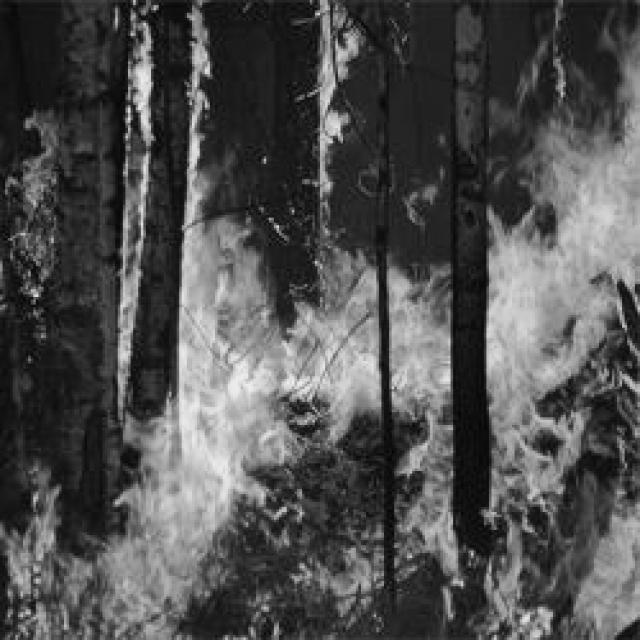
#> input picture resultados_procesamiento_MuchoFuego/01_EscalaGris/MF12.jpg, 640 x 640 px; its folder holds only this picture in this run
$ python segundo_parcial.py   (older library calls are emulated)
#> lines starting #> are read from the running program, lines starting #| are printed output that depends on the picture
### src/funciones_Parcial2.py
import numpy as np
from skimage import io, util
import math
import cv2
from PIL import Image
import matplotlib.pyplot as plt

# [155 lines left out: functions clahe, filtrado, not called in this run]

### -- HISTOGRAMA -- ###
def ecualizacion_histograma(image):

    # 1) Histograma nk
    nk = np.bincount(image.flatten(), minlength=256)

    # 2) Total de pixeles
    total = image.size

    # 3) Probabilidad pk
    pk = nk / total

    # 4) Suma acumulada (CDF)
    cdf = np.zeros(256)
    acumulada = 0
    for i in range(256):
        acumulada = acumulada + pk[i]
        cdf[i] = acumulada

    # 5) Transformación T
    T = np.zeros(256, dtype=np.uint8)
    for i in range(256):
        T[i] = np.uint8(round(255 * cdf[i]))

    # 6) Aplicar transformación pixel por pixel
    H, W = image.shape
    salida = np.zeros((H, W), dtype=np.uint8)

    for i in range(H):
        for j in range(W):
            g = image[i, j]
            salida[i, j] = T[g]

    return salida

### -- HIGHBOOST -- ###

def highboost(image, k=1.5, ksize=5):

    # 1) Convertir a float
    f = image.astype(np.float32)

    # 2) Suavizado promedio (box)
    kernel = np.ones((ksize, ksize), dtype=np.float32) / (ksize * ksize)
    f_bar = cv2.filter2D(f, -1, kernel)

    # 3) Máscara
    mask = f - f_bar

    # 4) Highboost
    g = f + k * mask

    # 5) Recorte a rango válido
    g = np.clip(g, 0, 255)
    g = g.astype(np.uint8)

    return g

#--------------------------------------------#
#---------- GRADIENTE-LAPLACIANO ------------#
#--------------------------------------------#

def gradiente_laplaciano(imagen_gris, gamma=0.8):
    """
    Aplica Laplaciano y gradiente suavizado.

    Parámetros:
    imagen_gris (numpy.ndarray): Imagen de entrada en 2D (escala de grises).
    gamma (float): Valor para la corrección gamma.

    Retorna:
    tupla: (imagen_original, laplaciano, gradiente_suavizado, imagen_final)
    """
    img = imagen_gris.astype(np.float64)

    # 2. Imagen con Laplaciano
    # Usamos máscara: [0 1 0; 1 -4 1; 0 1 0]
    kernel_lap = np.array([[0, 1, 0],
                           [1, -4, 1],
                           [0, 1, 0]], dtype=np.float64)

    # filter2D aplica la convolución
    lap = cv2.filter2D(img, cv2.CV_64F, kernel_lap)
    c = -1
    R = img + (c * lap)

    # 3. Magnitud del Gradiente (Operador Sobel de 3x3)
    gx = cv2.Sobel(img, cv2.CV_64F, 1, 0, ksize=3)
    gy = cv2.Sobel(img, cv2.CV_64F, 0, 1, ksize=3)
    mag_grad = np.sqrt(gx**2 + gy**2)

    # 4. Suavizar la magnitud del gradiente (Filtro de media 5x5)
    mag_suave = cv2.blur(mag_grad, (5, 5))

    # 5. Multiplicar imagen realzada por magnitud suavizada (Máscara)
    max_val = np.max(mag_suave)
    mag_norm = mag_suave / max_val if max_val > 0 else mag_suave
    Mask = R * mag_norm

    # 6. Sumar la máscara a la imagen original
    g = img + Mask

    # 7. Aplicar corrección Gamma
    min_g = np.min(g)
    max_g = np.max(g)
    g_norm = (g - min_g) / (max_g - min_g) if (max_g - min_g) > 0 else g

    g_final = g_norm ** gamma

    return img, lap, mag_norm, g_final

#--------------------------------------------#
#------ FILTRO DE MEDIANA ADAPTATIVO --------#
#--------------------------------------------#

def filtro_mediana(img, S_max):
    """
    Aplica el Filtro de Mediana Adaptativo a una imagen.

    Parámetros:
    img (numpy.ndarray): Imagen de entrada en 2D (escala de grises).
    S_max (int): Tamaño máximo permitido para la vecindad S_xy (debe ser impar).

    Retorna:
    numpy.ndarray: Imagen filtrada.
    """
    if S_max % 2 == 0:
        raise ValueError("El tamaño máximo de ventana S_max debe ser un número impar.")

    # Asegurar que la imagen sea de tipo entero para evitar problemas en comparaciones
    img = img.astype(np.float32)
    filas, columnas = img.shape

    # Crear la imagen de salida
    salida = np.copy(img)

    # El tamaño inicial de la ventana es 3x3
    S_inicial = 3

    # Calculamos el padding máximo necesario
    pad_max = S_max // 2

    # Añadimos padding (reflejando los bordes)
    img_pad = np.pad(img, pad_max, mode='reflect')

    # Iteramos sobre cada píxel de la imagen original
    for i in range(filas):
        for j in range(columnas):
            # Coordenadas en la imagen con padding
            i_pad = i + pad_max
            j_pad = j + pad_max

            # Tamaño de ventana actual
            S_xy = S_inicial

            while S_xy <= S_max:
                pad_actual = S_xy // 2

                # Extraer la vecindad actual (S_xy)
                ventana = img_pad[i_pad - pad_actual : i_pad + pad_actual + 1,
                                  j_pad - pad_actual : j_pad + pad_actual + 1]

                # Nivel A
                z_min = np.min(ventana)
                z_max = np.max(ventana)
                z_med = np.median(ventana)
                z_xy = img_pad[i_pad, j_pad]

                # Si el valor mediano NO es un impulso (sal o pimienta)
                if z_min < z_med < z_max:
                    # Nivel B
                    # Si el píxel central NO es un impulso, lo conservamos
                    if z_min < z_xy < z_max:
                        salida[i, j] = z_xy
                    # Si el píxel central ES un impulso, lo cambiamos por la mediana
                    else:
                        salida[i, j] = z_med
                    break # Salimos del bucle while y pasamos al siguiente píxel

                else:
                    # El valor mediano ES un impulso, aumentamos el tamaño de la ventana
                    S_xy += 2

                    if S_xy > S_max:
                        # Si alcanzamos el tamaño máximo y la mediana sigue siendo impulso,
                        # entregamos la mediana de la ventana máxima de todas formas.
                        salida[i, j] = z_med
                        break

    return np.clip(salida, 0, 255).astype(np.uint8)

#--------------------------------------------#
#---------------- CLAHE OPT------------------#
#--------------------------------------------#
def claheOpt(image):
    height, width = image.shape
    tam1 = height // 2
    tam2 = width // 2

    PARTE1 = image[0:tam1, 0:tam2]
    PARTE2 = image[tam1:height, 0:tam2]
    PARTE3 = image[0:tam1, tam2:width]
    PARTE4 = image[tam1:height, tam2:width]

    cliplimit = 80

    EP1 = ecualizacion_histograma(PARTE1)
    EP2 = ecualizacion_histograma(PARTE2)
    EP3 = ecualizacion_histograma(PARTE3)
    EP4 = ecualizacion_histograma(PARTE4)

    freq = np.bincount(EP1.flatten(), minlength=256)
    freq2 = np.bincount(EP2.flatten(), minlength=256)
    freq3 = np.bincount(EP3.flatten(), minlength=256)
    freq4 = np.bincount(EP4.flatten(), minlength=256)

    # Vectorización del recorte
    recorte1 = np.where(freq > cliplimit, cliplimit, freq)
    sum1 = np.sum(freq - recorte1)

    recorte2 = np.where(freq2 > cliplimit, cliplimit, freq2)
    sum2 = np.sum(freq2 - recorte2)

    recorte3 = np.where(freq3 > cliplimit, cliplimit, freq3)
    sum3 = np.sum(freq3 - recorte3)

    recorte4 = np.where(freq4 > cliplimit, cliplimit, freq4)
    sum4 = np.sum(freq4 - recorte4)

    # Redistribución
    recorte1 += int(sum1 // 256)
    recorte2 += int(sum2 // 256)
    recorte3 += int(sum3 // 256)
    recorte4 += int(sum4 // 256)

    for i in range(int(sum1 % 256)): recorte1[i] += 1
    for i in range(int(sum2 % 256)): recorte2[i] += 1
    for i in range(int(sum3 % 256)): recorte3[i] += 1
    for i in range(int(sum4 % 256)): recorte4[i] += 1

    # Transformaciones acumuladas vectorizadas
    area = tam1 * tam2
    T1 = np.cumsum(recorte1) / area * 255
    T2 = np.cumsum(recorte2) / area * 255
    T3 = np.cumsum(recorte3) / area * 255
    T4 = np.cumsum(recorte4) / area * 255

    # --- VECTORIZACIÓN DE LA INTERPOLACIÓN BILINEAL ---
    # Creamos mallas de coordenadas para evitar el doble for
    dy = np.linspace(0, 1, height).reshape(height, 1)
    dx = np.linspace(0, 1, width).reshape(1, width)

    w1 = (1 - dx) * (1 - dy)
    w2 = dx * (1 - dy)
    w3 = (1 - dx) * dy
    w4 = dx * dy

    # Mapeo directo usando advanced indexing de NumPy
    val1 = T1[image]
    val2 = T2[image]
    val3 = T3[image]
    val4 = T4[image]

    IMG = w1 * val1 + w2 * val3 + w3 * val2 + w4 * val4

    return np.uint8(IMG)


#--------------------------------------------#
#--------FILTRO ADAPTATIVO LOCAL OPT---------#
#--------------------------------------------#

def filtradoOpt(imagen):
    # random_noise devuelve flotantes entre 0.0 y 1.0
    J_flotante = util.random_noise(imagen, mode='s&p', amount=0.05)
    J = (J_flotante * 255).astype(np.float64)

    var_total = np.var(J)
    if var_total == 0: return J

    # --- VECTORIZACIÓN DEL CÁLCULO DE VARIANZA LOCAL ---
    # Usamos la propiedad matemática: Varianza = E[X^2] - (E[X])^2
    S = 3 # Tamaño de la ventana (3x3 como en tu for original)

    # Media local E[X]
    media_local = cv2.blur(J, (S, S))
    # Media de los cuadrados E[X^2]
    media_cuadrados = cv2.blur(J**2, (S, S))

    # Varianza local
    var_local = media_cuadrados - (media_local**2)
    # Evitar divisiones por cero o varianzas negativas por redondeo
    var_local = np.maximum(var_local, 1e-6)

    # Proporción de varianzas
    ratio = var_total / var_local
    # En el filtro adaptativo local, la relación no debe ser mayor a 1
    ratio = np.clip(ratio, 0, 1)

    # Aplicamos la fórmula a toda la matriz de golpe
    ImgR = J - ratio * (J - media_local)

    return ImgR

### src/segundo_parcial.py
import numpy as np
import cv2
import os
import glob
import funciones_Parcial2 as fun

input_folder = 'resultados_procesamiento_MuchoFuego/01_EscalaGris'
output_folder = 'resultados_MuchoFuego_Parcial2'

carpetas = {
    'clahe': '01_clahe',
    'filtro': '02_filtro_adap_loc',
    'histeq': '03_ecualizacion_histograma',
    'highboost': '04_highboost',
    'gradienteLaplaciano':'05_gradienteLaplaciano',
    'filtroMediana': '06_filtroMediana'
}

# Crear carpetas
if not os.path.exists(output_folder): os.makedirs(output_folder)
for k, nombre in carpetas.items():
    path = os.path.join(output_folder, nombre)
    if not os.path.exists(path): os.makedirs(path)

# Obtener imágenes
tipos = ('*.jpg', '*.png', '*.jpeg')
lista_imagenes = []
for ext in tipos:
    lista_imagenes.extend(glob.glob(os.path.join(input_folder, ext)))

if not lista_imagenes:
    print(f"Error: No se encontraron imágenes en '{input_folder}'")
    exit()

print(f"Procesando {len(lista_imagenes)} imágenes...")

for img_path in lista_imagenes:
    filename = os.path.basename(img_path)

    #Cargar imagen original
    img = cv2.imread(img_path, cv2.IMREAD_GRAYSCALE)
#> img is the input picture: shape (640, 640); min 0, max 242, mean 79.9
    if img is None:
        print(f"No se pudo leer: {filename}")
        continue

    # 1. CLAHE
    img_clahe = fun.claheOpt(img)
#> in claheOpt, `PARTE4 = image[tam1:height, tam2:width]`:
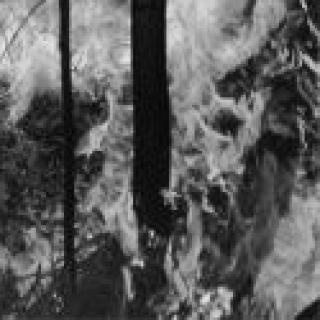
#> PARTE4: shape (320, 320); min 1, max 234, mean 90.7
#> in ecualizacion_histograma, `nk = np.bincount(image.flatten(), minlength=256)`: nk = 256 values, max 3224 at index 22, min 0 at index 238, mean 400
#> in ecualizacion_histograma, `pk = nk / total`: pk = 256 values, max 0.0315 at index 22, min 0 at index 238, mean 0.00391
#> the loop in ecualizacion_histograma, `for i in range(256):` made 256 passes
#> acumulada on passes 1 to 3: 1.95e-05, 3.91e-05, 6.84e-05
#> after the loop in ecualizacion_histograma, `for i in range(256):`: acumulada = 1; cdf = 256 values from 1.95e-05 to 1
#> after the loop in ecualizacion_histograma, `for i in range(256):`: T = 256 values from 0 to 255
#> the loop in ecualizacion_histograma (call 2), `for i in range(256):` made 256 passes
#> acumulada on passes 1 to 3: 0, 0, 0
#> in ecualizacion_histograma (call 3), `nk = np.bincount(image.flatten(), minlength=256)`: nk = 256 values, max 4312 at index 34, min 0 at index 1, mean 400
#> in ecualizacion_histograma (call 3), `pk = nk / total`: pk = 256 values, max 0.0421 at index 34, min 0 at index 1, mean 0.00391
#> the loop in ecualizacion_histograma (call 3), `for i in range(256):` made 256 passes
#> acumulada on passes 1 to 3: 1.95e-05, 1.95e-05, 2.93e-05
#> after the loop in ecualizacion_histograma (call 3), `for i in range(256):`: acumulada = 1; cdf = 256 values from 1.95e-05 to 1
#> after the loop in ecualizacion_histograma (call 3), `for i in range(H):`:
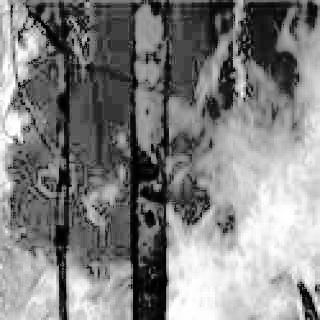
#> salida: shape (320, 320); min 0, max 255, mean 129.1
#> in ecualizacion_histograma (call 4), `nk = np.bincount(image.flatten(), minlength=256)`: nk = 256 values, max 1032 at index 37, min 0 at index 0, mean 400
#> in ecualizacion_histograma (call 4), `pk = nk / total`: pk = 256 values, max 0.0101 at index 37, min 0 at index 0, mean 0.00391
#> the loop in ecualizacion_histograma (call 4), `for i in range(256):` made 256 passes
#> acumulada on passes 1 to 3: 0, 9.77e-06, 3.91e-05
#> after the loop in ecualizacion_histograma (call 4), `for i in range(256):`: acumulada = 1; cdf = 256 values from 0 to 1
#> after the loop in ecualizacion_histograma (call 4), `for i in range(H):`:
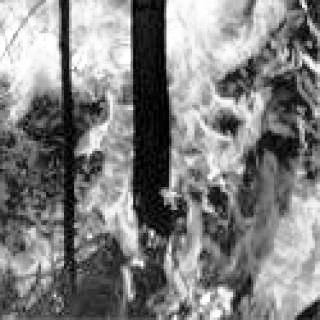
#> salida: shape (320, 320); min 0, max 255, mean 128.3
#> in claheOpt, `freq = np.bincount(EP1.flatten(), minlength=256)`: freq = 256 values, max 3224 at index 42, min 0 at index 5, mean 400
#> in claheOpt, `freq2 = np.bincount(EP2.flatten(), minlength=256)`: freq2 = 256 values, max 1625 at index 26, min 0 at index 4, mean 400
#> in claheOpt, `freq3 = np.bincount(EP3.flatten(), minlength=256)`: freq3 = 256 values, max 4312 at index 64, min 0 at index 4, mean 400
#> in claheOpt, `freq4 = np.bincount(EP4.flatten(), minlength=256)`: freq4 = 256 values, max 1032 at index 56, min 0 at index 3, mean 400
#> in claheOpt, `recorte1 = np.where(freq > cliplimit, cliplimit, freq)`: recorte1 = 256 values, max 80 at index 0, min 0 at index 5, mean 37.19
#> in claheOpt, `sum1 = np.sum(freq - recorte1)`: sum1 = 92880
#> in claheOpt, `recorte2 = np.where(freq2 > cliplimit, cliplimit, freq2)`: recorte2 = 256 values, max 80 at index 0, min 0 at index 4, mean 58.75
#> in claheOpt, `sum2 = np.sum(freq2 - recorte2)`: sum2 = 87360
#> in claheOpt, `recorte3 = np.where(freq3 > cliplimit, cliplimit, freq3)`: recorte3 = 256 values, max 80 at index 0, min 0 at index 4, mean 48.44
#> in claheOpt, `sum3 = np.sum(freq3 - recorte3)`: sum3 = 90000
#> in claheOpt, `recorte4 = np.where(freq4 > cliplimit, cliplimit, freq4)`: recorte4 = 256 values, max 80 at index 0, min 0 at index 3, mean 57.5
#> in claheOpt, `sum4 = np.sum(freq4 - recorte4)`: sum4 = 87680
#> in claheOpt, `recorte1 += int(sum1 // 256)`: recorte1 = 256 values, max 442 at index 0, min 362 at index 5, mean 399.2
#> in claheOpt, `recorte2 += int(sum2 // 256)`: recorte2 = 256 values, max 421 at index 0, min 341 at index 4, mean 399.8
#> in claheOpt, `recorte3 += int(sum3 // 256)`: recorte3 = 256 values, max 431 at index 0, min 351 at index 4, mean 399.4
#> in claheOpt, `recorte4 += int(sum4 // 256)`: recorte4 = 256 values, max 422 at index 0, min 342 at index 3, mean 399.5
#> after the loop in claheOpt, `for i in range(int(sum1 % 256)): recorte1[i] += 1`: recorte1 = 256 values, max 443 at index 0, min 363 at index 5, mean 400
#> after the loop in claheOpt, `for i in range(int(sum2 % 256)): recorte2[i] += 1`: recorte2 = 256 values, max 422 at index 0, min 341 at index 64, mean 400
#> after the loop in claheOpt, `for i in range(int(sum3 % 256)): recorte3[i] += 1`: recorte3 = 256 values, max 432 at index 0, min 351 at index 149, mean 400
#> after the loop in claheOpt, `for i in range(int(sum4 % 256)): recorte4[i] += 1`: recorte4 = 256 values, max 423 at index 0, min 342 at index 129, mean 400
#> in claheOpt, `T1 = np.cumsum(recorte1) / area * 255`: T1 = 256 values from 1.1 to 255
#> in claheOpt, `T2 = np.cumsum(recorte2) / area * 255`: T2 = 256 values from 1.05 to 255
#> in claheOpt, `T3 = np.cumsum(recorte3) / area * 255`: T3 = 256 values from 1.08 to 255
#> in claheOpt, `T4 = np.cumsum(recorte4) / area * 255`: T4 = 256 values from 1.05 to 255
    cv2.imwrite(os.path.join(output_folder, carpetas['clahe'], filename), img_clahe)

    # 2. Filtro adaptativo local
    img_filtrada = fun.filtradoOpt(img)
#> in filtradoOpt, `var_total = np.var(J)`: var_total = 4049.4
#> in filtradoOpt, `ratio = np.clip(ratio, 0, 1)`:
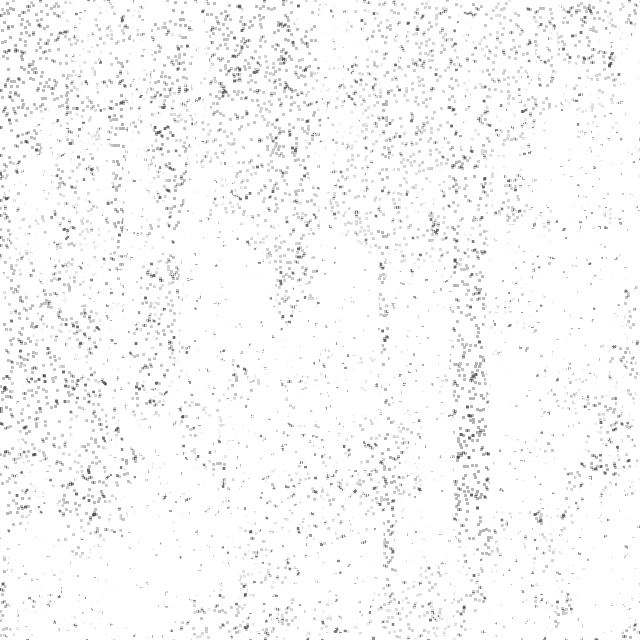
#> ratio: shape (640, 640) float64; min 0.289, max 1, mean 0.975
    img_filtrada = np.clip(img_filtrada, 0, 255).astype(np.uint8)
    cv2.imwrite(os.path.join(output_folder, carpetas['filtro'], filename), img_filtrada)

    # 3. Ecualizacion de histograma
    img_histeq = fun.ecualizacion_histograma(img)
#> in ecualizacion_histograma (call 5), `nk = np.bincount(image.flatten(), minlength=256)`: nk = 256 values, max 8269 at index 34, min 0 at index 243, mean 1600
#> in ecualizacion_histograma (call 5), `pk = nk / total`: pk = 256 values, max 0.0202 at index 34, min 0 at index 243, mean 0.00391
#> the loop in ecualizacion_histograma (call 5), `for i in range(256):` made 256 passes
#> acumulada on passes 1 to 3: 9.77e-06, 1.71e-05, 3.42e-05
#> after the loop in ecualizacion_histograma (call 5), `for i in range(256):`: acumulada = 1; cdf = 256 values from 9.77e-06 to 1
#> after the loop in ecualizacion_histograma (call 5), `for i in range(H):`:
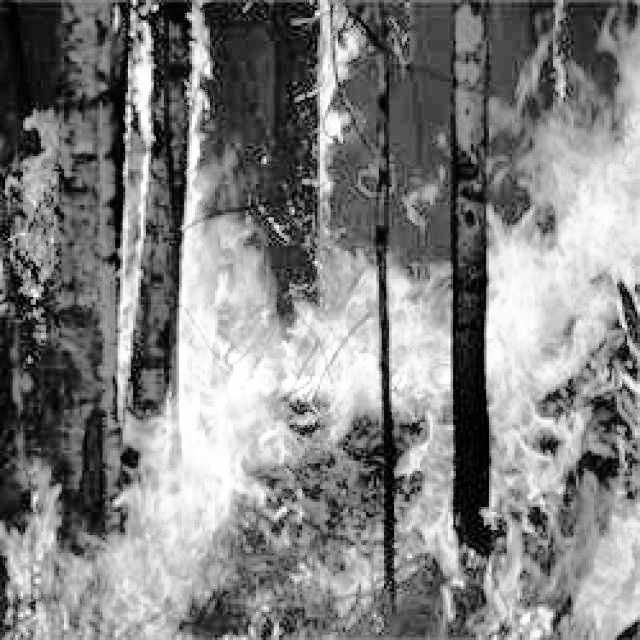
#> salida: shape (640, 640); min 0, max 255, mean 128.5
    cv2.imwrite(os.path.join(output_folder, carpetas['histeq'], filename), img_histeq)

    # 4. Highboost
    img_hb = fun.highboost(img, k=1.8, ksize=5)
    cv2.imwrite(os.path.join(output_folder, carpetas['highboost'], filename), img_hb)

    # 5. Gradiente Laplaciano
    # La función retorna 4 valores, tomamos el último (g_final).
    # Como g_final está normalizado entre 0 y 1, lo multiplicamos por 255 para guardarlo.
    _, _, _, g_final = fun.gradiente_laplaciano(img, gamma=0.8)
#> in gradiente_laplaciano, `mag_suave = cv2.blur(mag_grad, (5, 5))`:
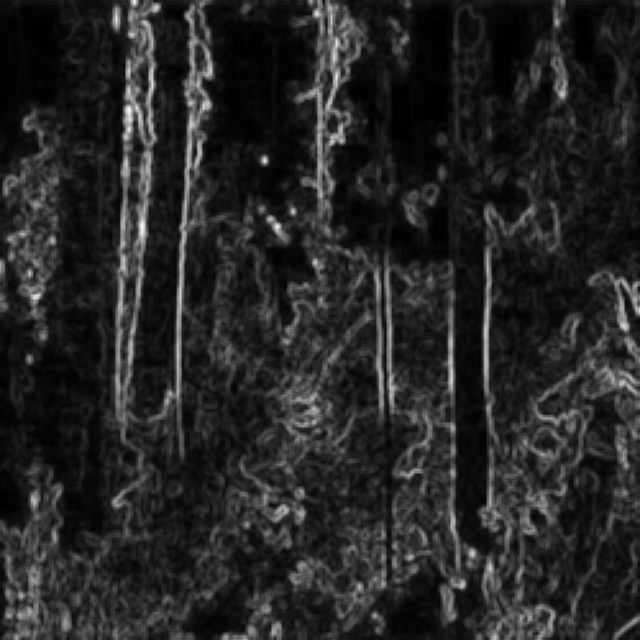
#> mag_suave: shape (640, 640) float64; min -4.4e-14, max 382.5, mean 57.1; drawn with min black and max white
#> in gradiente_laplaciano, `max_val = np.max(mag_suave)`: max_val = 382.5
#> in gradiente_laplaciano, `min_g = np.min(g)`: min_g = -86
#> in gradiente_laplaciano, `max_g = np.max(g)`: max_g = 590.8
    g_final_uint8 = (g_final * 255).astype(np.uint8)
    cv2.imwrite(os.path.join(output_folder, carpetas['gradienteLaplaciano'], filename), g_final_uint8)

    # 6. Filtro de Mediana Adaptativo
    # S_max debe ser impar. Le ponemos 7 por defecto como en el libro.
    img_mediana = fun.filtro_mediana(img, S_max=7)
#> in filtro_mediana, `img_pad = np.pad(img, pad_max, mode='reflect')`:
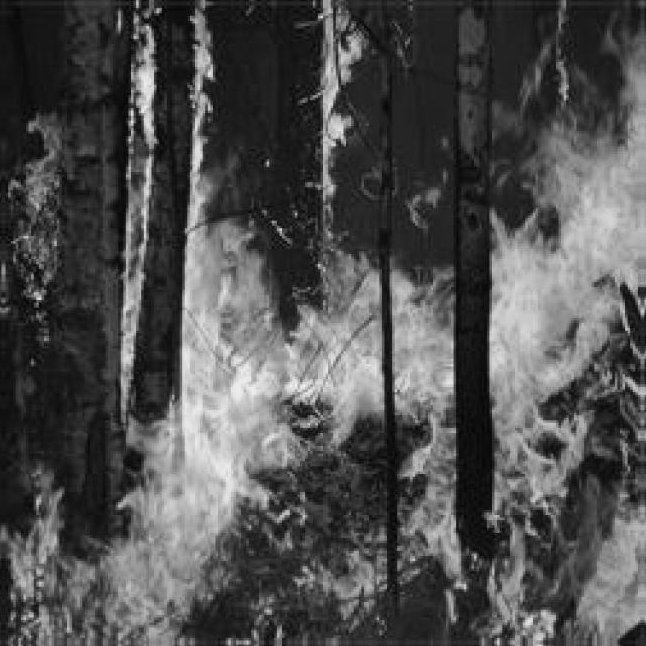
#> img_pad: shape (646, 646) float32; min 0, max 242, mean 79.6
#> after the loop in filtro_mediana, `for i in range(filas):`: salida: shape (640, 640) float32; min 2, max 239, mean 79.9
    cv2.imwrite(os.path.join(output_folder, carpetas['filtroMediana'], filename), img_mediana)

print("¡Proceso finalizado exitosamente!")
